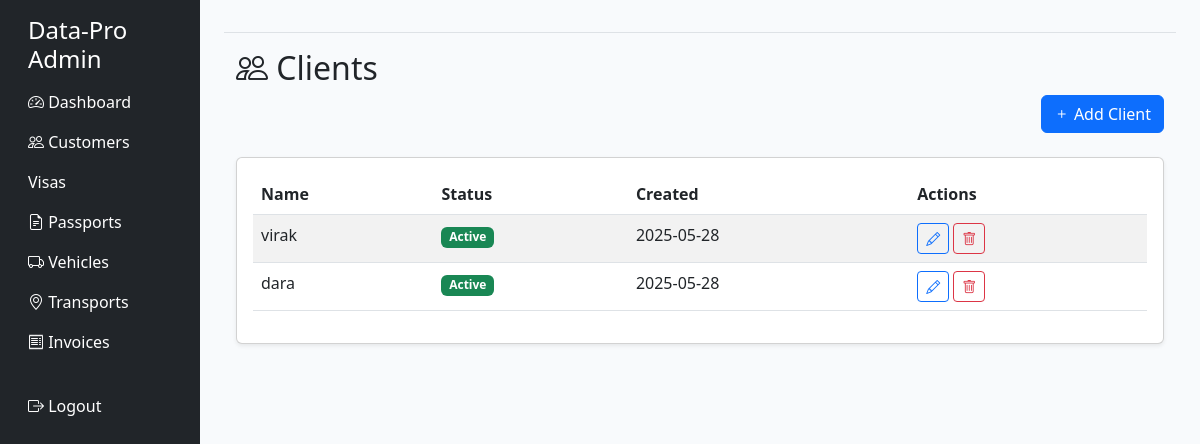
Screenshot of /system/clients/ (signed in) with the database file from the repository.
### data_pro/models.py (models this page shows, shortened)
class Client(models.Model):
    name = models.CharField(max_length=255)
    address = models.TextField()
    contact_email = models.EmailField()
    created_at = models.DateTimeField(auto_now_add=True)
    is_active = models.BooleanField(default=True)
    updated_at = models.DateTimeField(auto_now=True)

### data_pro/admin/client.py (the view)
# urls.py: path('clients/', ClientListView.as_view(), name='client-list'),
class ClientListView(SuperAdminMixin, ListView):
    model = Client
    template_name = 'admin/clients/list.html'
    context_object_name = 'clients'
    def get_queryset(self):
        return Client.objects.all().order_by('-created_at')

### data_pro/admin/mixins.py (called while the page is built)
    def dispatch(self, request, *args, **kwargs):
        if not request.user.is_superuser:
            return self.handle_no_permission()
        return super().dispatch(request, *args, **kwargs)

### data_pro/context_processors.py (called while the page is built)
def user_type(request):
    if request.user.is_authenticated:
        return {
            'is_superadmin': request.user.user_type == 'SUPERADMIN',
            'is_client_admin': request.user.user_type == 'CLIENT_ADMIN',
        }
    return {
        'is_superadmin': False,
        'is_client_admin': False,
    }

### data_pro/templates/admin/clients/list.html (shortened to what this page needs)
{% extends "admin/base.html" %}
{% block content %}
<div class="container-fluid">
    <div class="row mb-4">
        <div class="col-12">
            <h2>
                <i class="bi bi-people"></i> Clients
            </h2>
            <a href="{% url 'data_pro:client-create' %}" class="btn btn-primary float-end">
                <i class="bi bi-plus"></i> Add Client
            </a>
        </div>
    </div>
    <div class="row">
        <div class="col-12">
            <div class="card shadow-sm">
                <div class="card-body">
                    <table class="table table-striped">
                        <thead>
                            <tr>
                                <th>Name</th>
                                <th>Status</th>
                                <th>Created</th>
                                <th>Actions</th>
                            </tr>
                        </thead>
                        <tbody>
                            {% for client in clients %}
                            <tr>
                                <td>{{ client.name }}</td>
                                <td>
                                    <span class="badge bg-{% if client.is_active %}success{% else %}danger{% endif %}">
                                        {% if client.is_active %}Active{% else %}Inactive{% endif %}
                                    </span>
                                </td>
                                <td>{{ client.created_at|date:"Y-m-d" }}</td>
                                <td>
                                    <a href="{% url 'data_pro:client-edit' client.pk %}" class="btn btn-sm btn-outline-primary">
                                        <i class="bi bi-pencil"></i>
                                    </a>
                                    <a href="{% url 'data_pro:client-delete' client.pk %}" class="btn btn-sm btn-outline-danger">
                                        <i class="bi bi-trash"></i>
                                    </a>
                                </td>
                            </tr>
                            {% empty %}
                            <tr>
                                <td colspan="4" class="text-center">No clients found</td>
                            </tr>
                            {% endfor %}
                        </tbody>
                    </table>
                </div>
            </div>
        </div>
    </div>
</div>
{% endblock %}

### data_pro/templates/admin/base.html (style rules this page uses)
:root { --primary: #4b38b3; --secondary: #6c757d; }
body { background-color: #f8fafc; }

### rows the page displays
Client: name "virak", is_active "Active", created_at "2025-05-28"
Client: name "dara", is_active "Active", created_at "2025-05-28"
